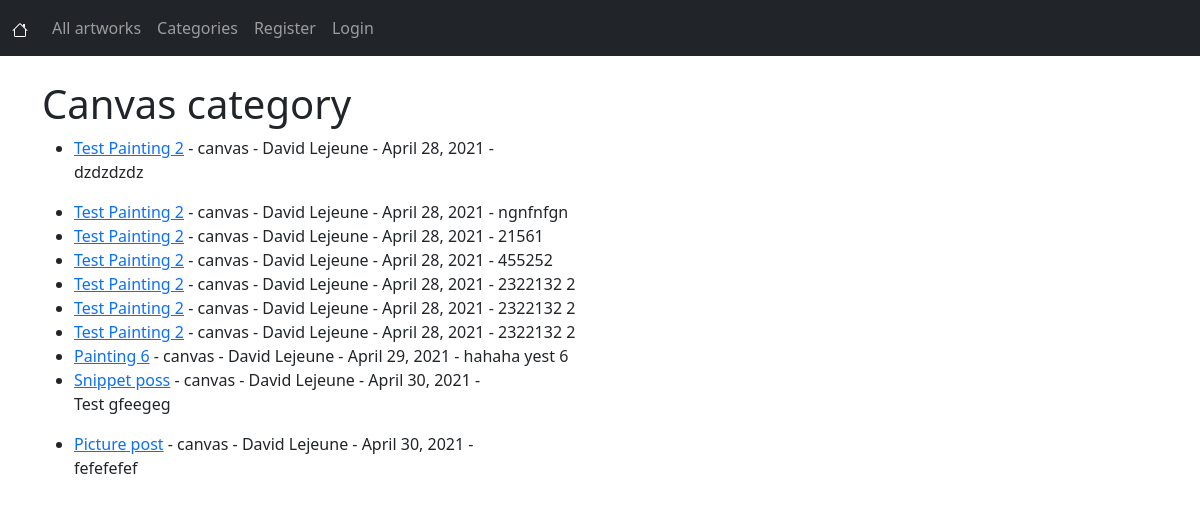
Page /category/canvas/ on the committed database.
### artworks/models.py (models this page shows, shortened)
class Artwork(models.Model):
    title = models.CharField(max_length=255)
    header_image = models.ImageField(null=True, blank=True, upload_to="images/")
    title_tag = models.CharField(max_length=255)
    author = models.ForeignKey(User, on_delete=models.CASCADE)
    body = RichTextField(blank=True, null=True)
    snippet = models.CharField(max_length=255)
    artwork_date = models.DateField(auto_now_add=True)
    category = models.CharField(max_length=255, default='No category')
    likes = models.ManyToManyField(User, related_name='artwork_post')

### artworks/views.py (the view)
# urls.py: path('category/<str:cats>/' , CategoryView, name="category"),
def CategoryView(request, cats):
    category_artworks = Artwork.objects.filter(category=cats.replace('-',' '))
    return render(request, 'categories.html', {'cats':cats.title().replace('-',' '), 'category_artworks':category_artworks})

### artworks/templates/categories.html (shortened to what this page needs)
{% extends 'base.html' %}
{% block content %}
{% if category_artworks %}
<h1>{{ cats }} category</h1>
    <ul>
        {% for artwork in category_artworks %}
            <li><a href="{% url 'artwork-detail' artwork.pk %}">{{ artwork.title }}</a> - {{ artwork.category}} - {{ artwork.author.first_name }} {{ artwork.author.last_name }} - {{ artwork.artwork_date }} -
                {{ artwork.body|slice:":100"|safe }}</li>
        {% endfor %}
    </ul>
{% else %}
<div class="d-flex justify-content-center">
    <div class="alert alert-dark" role="alert">
        Sorry, this page doesn't exist .
    </div>
</div>
{% endif %}
{% endblock %}

### rows in the picture
Artwork: title "Test Painting 2", category "canvas", author.first_name "David", author.last_name "Lejeune", artwork_date "April 28, 2021", body "dzdzdzdz"
Artwork: title "Test Painting 2", category "canvas", author.first_name "David", author.last_name "Lejeune", artwork_date "April 28, 2021", body "ngnfnfgn"
Artwork: title "Test Painting 2", category "canvas", author.first_name "David", author.last_name "Lejeune", artwork_date "April 28, 2021", body "21561"
Artwork: title "Test Painting 2", category "canvas", author.first_name "David", author.last_name "Lejeune", artwork_date "April 28, 2021", body "455252"
Artwork: title "Test Painting 2", category "canvas", author.first_name "David", author.last_name "Lejeune", artwork_date "April 28, 2021", body "2322132 2"
Artwork: title "Test Painting 2", category "canvas", author.first_name "David", author.last_name "Lejeune", artwork_date "April 28, 2021", body "2322132 2"
Artwork: title "Test Painting 2", category "canvas", author.first_name "David", author.last_name "Lejeune", artwork_date "April 28, 2021", body "2322132 2"
Artwork: title "Painting 6", category "canvas", author.first_name "David", author.last_name "Lejeune", artwork_date "April 29, 2021", body "hahaha yest 6"
Artwork: title "Snippet poss", category "canvas", author.first_name "David", author.last_name "Lejeune", artwork_date "April 30, 2021", body "Test gfeegeg"
Artwork: title "Picture post", category "canvas", author.first_name "David", author.last_name "Lejeune", artwork_date "April 30, 2021", body "fefefefef"

### other values in the picture
{{ cats }} "Canvas"
